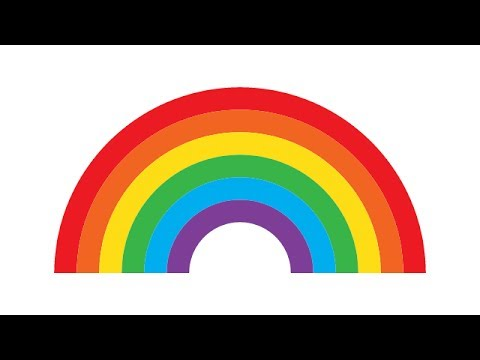
#> input picture Code/darren/rainbow.jpg, 480 x 360 px, found by its file name
$ python lab16-image_manipulation.py
#> lines starting #> are read from the running program, lines starting #| are printed output that depends on the picture
from PIL import Image, ImageDraw

#import image
img = Image.open("rainbow.jpg") # must be in same folder
#> img is the input picture: PIL image 480x360 RGB; mean R, G, B 167.8, 152.5, 138.3
width, height = img.size
#> width = 480; height = 360
pixels = img.load()

#get colors
colors = []
for i in range(width):
    for j in range(height):
        r, g, b = pixels[i, j]
        colors.append((r, g, b))
#> after the loop, colors = 172800 items

#sort and draw colors
colors.sort()
img = Image.new('RGB', (width, height))
#> img: PIL image 480x360 RGB; every value is 0
draw = ImageDraw.Draw(img)
c = 0
for i in range(width):
    for j in range(height):
        draw.point((i, j), fill=colors[c])
        c += 1
#> after the loop, c = 172800

img.show()
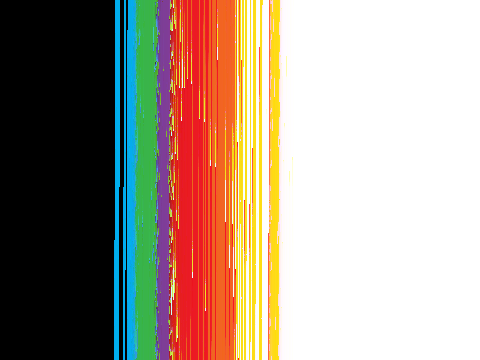
#> shown: PIL image 480x360 RGB; mean R, G, B 167.8, 152.5, 138.3

$ run again, with Code/darren/boomerangs.jpg copied over Code/darren/rainbow.jpg
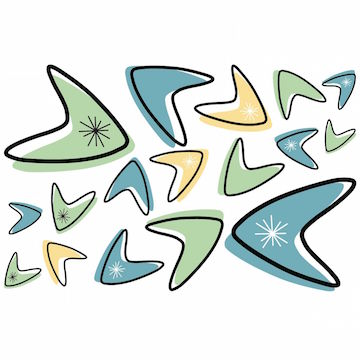
#> input picture Code/darren/boomerangs.jpg, 360 x 360 px, found by its file name
#> img is the input picture: PIL image 360x360 RGB; mean R, G, B 220.2, 227.2, 223
#> after the loop `for i in range(width):`: colors = 129600 items
#> img: PIL image 360x360 RGB; every value is 0
#> after the loop `for i in range(width):`: c = 129600
#> `img.show()`:
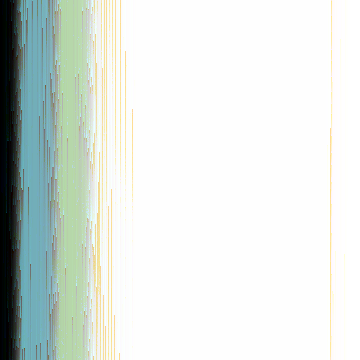
#> shown: PIL image 360x360 RGB; mean R, G, B 220.2, 227.2, 223

$ run again, with Code/darren/googie_turq_400.jpg copied over Code/darren/rainbow.jpg
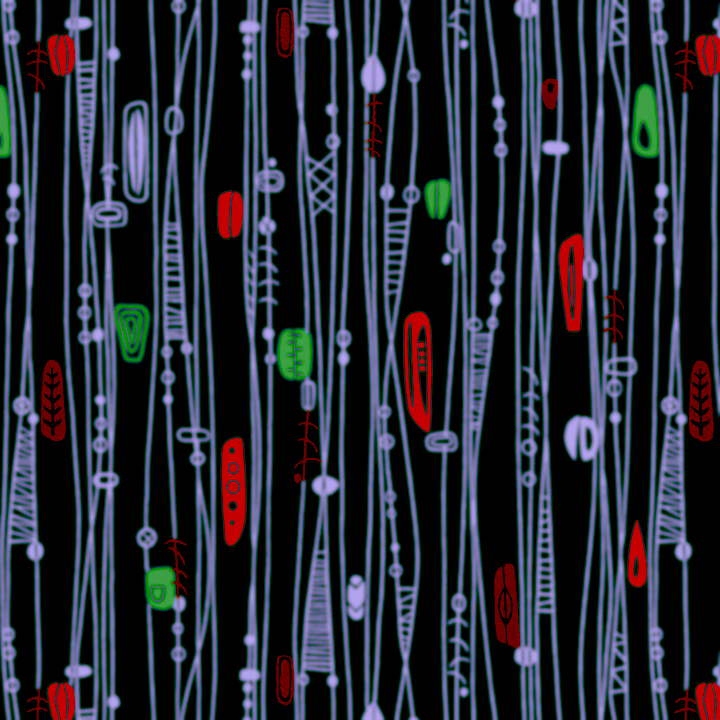
#> input picture Code/darren/googie_turq_400.jpg, 720 x 720 px, found by its file name
#> img is the input picture: PIL image 720x720 RGB; mean R, G, B 38.5, 43.5, 54.2
#> after the loop `for i in range(width):`: colors = 518400 items
#> img: PIL image 720x720 RGB; every value is 0
#> after the loop `for i in range(width):`: c = 518400
#> `img.show()`:
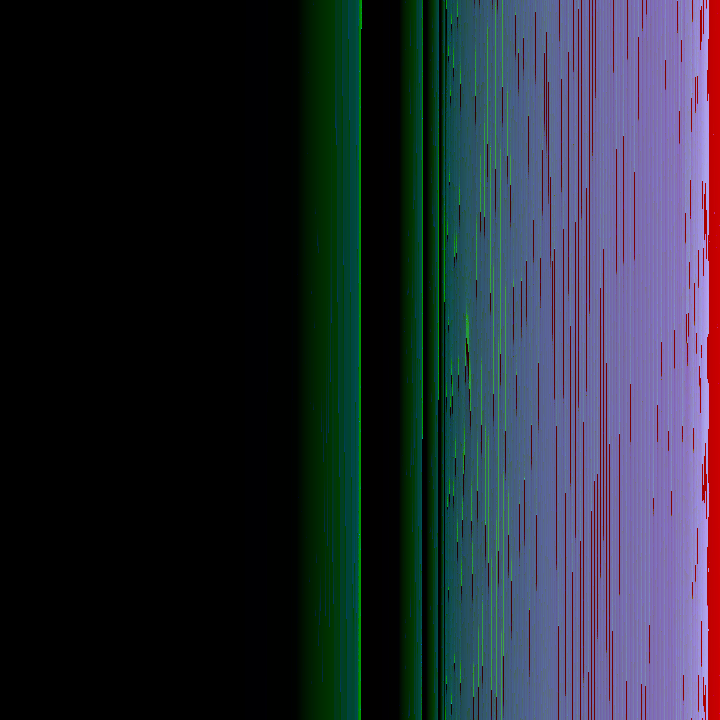
#> shown: PIL image 720x720 RGB; mean R, G, B 38.5, 43.5, 54.2
